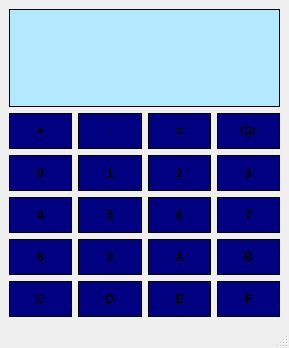
<?xml version="1.0" encoding="UTF-8"?>
<ui version="4.0">
 <class>Calculate</class>
 <widget class="QMainWindow" name="Calculate">
  <property name="geometry">
   <rect>
    <x>0</x>
    <y>0</y>
    <width>289</width>
    <height>348</height>
   </rect>
  </property>
  <property name="windowTitle">
   <string>Calculate</string>
  </property>
  <widget class="QWidget" name="centralwidget">
   <layout class="QGridLayout" name="gridLayout_2">
    <item row="1" column="1">
     <widget class="QPushButton" name="subtraction">
      <property name="styleSheet">
       <string notr="true">QPushButton{
	background-color: #000080;
	border: 1px solid;
	border-color:  rgb(0, 0, 0);
	font: bold 12px;
	padding: 10px;
}

QPushButton:pressed{
	background-color: #000080;
	border: 1px solid;
	border-color: rgb(0, 0, 0);
	font: bold 12px;
	padding: 10px;
}</string>
      </property>
      <property name="text">
       <string>-</string>
      </property>
     </widget>
    </item>
    <item row="4" column="0">
     <widget class="QPushButton" name="button8">
      <property name="styleSheet">
       <string notr="true">QPushButton{
	background-color: #000080;
	border: 1px solid;
	border-color:  rgb(0, 0, 0);
	font: bold 12px;
	padding: 10px;
}

QPushButton:pressed{
	background-color: #000080;
	border: 1px solid;
	border-color: rgb(0, 0, 0);
	font: bold 12px;
	padding: 10px;
}</string>
      </property>
      <property name="text">
       <string>8</string>
      </property>
     </widget>
    </item>
    <item row="5" column="1">
     <widget class="QPushButton" name="buttonD">
      <property name="styleSheet">
       <string notr="true">QPushButton{
	background-color: #000080;
	border: 1px solid;
	border-color:  rgb(0, 0, 0);
	font: bold 12px;
	padding: 10px;
}

QPushButton:pressed{
	background-color: #000080;
	border: 1px solid;
	border-color: rgb(0, 0, 0);
	font: bold 12px;
	padding: 10px;
}</string>
      </property>
      <property name="text">
       <string>D</string>
      </property>
     </widget>
    </item>
    <item row="3" column="2">
     <widget class="QPushButton" name="button6">
      <property name="styleSheet">
       <string notr="true">QPushButton{
	background-color: #000080;
	border: 1px solid;
	border-color:  rgb(0, 0, 0);
	font: bold 12px;
	padding: 10px;
}

QPushButton:pressed{
	background-color: #000080;
	border: 1px solid;
	border-color: rgb(0, 0, 0);
	font: bold 12px;
	padding: 10px;
}</string>
      </property>
      <property name="text">
       <string>6</string>
      </property>
     </widget>
    </item>
    <item row="0" column="0" colspan="4">
     <widget class="QLineEdit" name="Display">
      <property name="sizePolicy">
       <sizepolicy hsizetype="Preferred" vsizetype="Expanding">
        <horstretch>0</horstretch>
        <verstretch>0</verstretch>
       </sizepolicy>
      </property>
      <property name="styleSheet">
       <string notr="true">QLineEdit{
	border: 1px solid;
	background-color: rgb(178, 233, 255);
	border-color: rgb(0, 0, 0);
}</string>
      </property>
     </widget>
    </item>
    <item row="5" column="2">
     <widget class="QPushButton" name="buttonE">
      <property name="styleSheet">
       <string notr="true">QPushButton{
	background-color: #000080;
	border: 1px solid;
	border-color:  rgb(0, 0, 0);
	font: bold 12px;
	padding: 10px;
}

QPushButton:pressed{
	background-color: #000080;
	border: 1px solid;
	border-color: rgb(0, 0, 0);
	font: bold 12px;
	padding: 10px;
}</string>
      </property>
      <property name="text">
       <string>E</string>
      </property>
     </widget>
    </item>
    <item row="3" column="0">
     <widget class="QPushButton" name="button4">
      <property name="styleSheet">
       <string notr="true">QPushButton{
	background-color: #000080;
	border: 1px solid;
	border-color:  rgb(0, 0, 0);
	font: bold 12px;
	padding: 10px;
}

QPushButton:pressed{
	background-color: #000080;
	border: 1px solid;
	border-color: rgb(0, 0, 0);
	font: bold 12px;
	padding: 10px;
}</string>
      </property>
      <property name="text">
       <string>4</string>
      </property>
     </widget>
    </item>
    <item row="2" column="1">
     <widget class="QPushButton" name="button1">
      <property name="styleSheet">
       <string notr="true">QPushButton{
	background-color: #000080;
	border: 1px solid;
	border-color:  rgb(0, 0, 0);
	font: bold 12px;
	padding: 10px;
}

QPushButton:pressed{
	background-color: #000080;
	border: 1px solid;
	border-color: rgb(0, 0, 0);
	font: bold 12px;
	padding: 10px;
}</string>
      </property>
      <property name="text">
       <string>1</string>
      </property>
     </widget>
    </item>
    <item row="1" column="2">
     <widget class="QPushButton" name="equals">
      <property name="styleSheet">
       <string notr="true">QPushButton{
	background-color: #000080;
	border: 1px solid;
	border-color:  rgb(0, 0, 0);
	font: bold 12px;
	padding: 10px;
}

QPushButton:pressed{
	background-color: #000080;
	border: 1px solid;
	border-color: rgb(0, 0, 0);
	font: bold 12px;
	padding: 10px;
}</string>
      </property>
      <property name="text">
       <string>=</string>
      </property>
     </widget>
    </item>
    <item row="4" column="3">
     <widget class="QPushButton" name="buttonB">
      <property name="styleSheet">
       <string notr="true">QPushButton{
	background-color: #000080;
	border: 1px solid;
	border-color:  rgb(0, 0, 0);
	font: bold 12px;
	padding: 10px;
}

QPushButton:pressed{
	background-color: #000080;
	border: 1px solid;
	border-color: rgb(0, 0, 0);
	font: bold 12px;
	padding: 10px;
}</string>
      </property>
      <property name="text">
       <string>B</string>
      </property>
     </widget>
    </item>
    <item row="2" column="0">
     <widget class="QPushButton" name="button0">
      <property name="styleSheet">
       <string notr="true">QPushButton{
	background-color: #000080;
	border: 1px solid;
	border-color:  rgb(0, 0, 0);
	font: bold 12px;
	padding: 10px;
}

QPushButton:pressed{
	background-color: #000080;
	border: 1px solid;
	border-color: rgb(0, 0, 0);
	font: bold 12px;
	padding: 10px;
}</string>
      </property>
      <property name="text">
       <string>0</string>
      </property>
     </widget>
    </item>
    <item row="5" column="3">
     <widget class="QPushButton" name="buttonF">
      <property name="styleSheet">
       <string notr="true">QPushButton{
	background-color: #000080;
	border: 1px solid;
	border-color:  rgb(0, 0, 0);
	font: bold 12px;
	padding: 10px;
}

QPushButton:pressed{
	background-color: #000080;
	border: 1px solid;
	border-color: rgb(0, 0, 0);
	font: bold 12px;
	padding: 10px;
}</string>
      </property>
      <property name="text">
       <string>F</string>
      </property>
     </widget>
    </item>
    <item row="3" column="3">
     <widget class="QPushButton" name="button7">
      <property name="styleSheet">
       <string notr="true">QPushButton{
	background-color: #000080;
	border: 1px solid;
	border-color:  rgb(0, 0, 0);
	font: bold 12px;
	padding: 10px;
}

QPushButton:pressed{
	background-color: #000080;
	border: 1px solid;
	border-color: rgb(0, 0, 0);
	font: bold 12px;
	padding: 10px;
}</string>
      </property>
      <property name="text">
       <string>7</string>
      </property>
     </widget>
    </item>
    <item row="2" column="3">
     <widget class="QPushButton" name="button3">
      <property name="styleSheet">
       <string notr="true">QPushButton{
	background-color: #000080;
	border: 1px solid;
	border-color:  rgb(0, 0, 0);
	font: bold 12px;
	padding: 10px;
}

QPushButton:pressed{
	background-color: #000080;
	border: 1px solid;
	border-color: rgb(0, 0, 0);
	font: bold 12px;
	padding: 10px;
}</string>
      </property>
      <property name="text">
       <string>3</string>
      </property>
     </widget>
    </item>
    <item row="4" column="2">
     <widget class="QPushButton" name="buttonA">
      <property name="styleSheet">
       <string notr="true">QPushButton{
	background-color: #000080;
	border: 1px solid;
	border-color:  rgb(0, 0, 0);
	font: bold 12px;
	padding: 10px;
}

QPushButton:pressed{
	background-color: #000080;
	border: 1px solid;
	border-color: rgb(0, 0, 0);
	font: bold 12px;
	padding: 10px;
}</string>
      </property>
      <property name="text">
       <string>A</string>
      </property>
     </widget>
    </item>
    <item row="3" column="1">
     <widget class="QPushButton" name="button5">
      <property name="styleSheet">
       <string notr="true">QPushButton{
	background-color: #000080;
	border: 1px solid;
	border-color:  rgb(0, 0, 0);
	font: bold 12px;
	padding: 10px;
}

QPushButton:pressed{
	background-color: #000080;
	border: 1px solid;
	border-color: rgb(0, 0, 0);
	font: bold 12px;
	padding: 10px;
}</string>
      </property>
      <property name="text">
       <string>5</string>
      </property>
     </widget>
    </item>
    <item row="4" column="1">
     <widget class="QPushButton" name="button9">
      <property name="styleSheet">
       <string notr="true">QPushButton{
	background-color: #000080;
	border: 1px solid;
	border-color:  rgb(0, 0, 0);
	font: bold 12px;
	padding: 10px;
}

QPushButton:pressed{
	background-color: #000080;
	border: 1px solid;
	border-color: rgb(0, 0, 0);
	font: bold 12px;
	padding: 10px;
}</string>
      </property>
      <property name="text">
       <string>9</string>
      </property>
     </widget>
    </item>
    <item row="5" column="0">
     <widget class="QPushButton" name="buttonC">
      <property name="styleSheet">
       <string notr="true">QPushButton{
	background-color: #000080;
	border: 1px solid;
	border-color:  rgb(0, 0, 0);
	font: bold 12px;
	padding: 10px;
}

QPushButton:pressed{
	background-color: #000080;
	border: 1px solid;
	border-color: rgb(0, 0, 0);
	font: bold 12px;
	padding: 10px;
}</string>
      </property>
      <property name="text">
       <string>C</string>
      </property>
     </widget>
    </item>
    <item row="2" column="2">
     <widget class="QPushButton" name="button2">
      <property name="styleSheet">
       <string notr="true">QPushButton{
	background-color: #000080;
	border: 1px solid;
	border-color:  rgb(0, 0, 0);
	font: bold 12px;
	padding: 10px;
}

QPushButton:pressed{
	background-color: #000080;
	border: 1px solid;
	border-color: rgb(0, 0, 0);
	font: bold 12px;
	padding: 10px;
}</string>
      </property>
      <property name="text">
       <string>2</string>
      </property>
     </widget>
    </item>
    <item row="1" column="3">
     <widget class="QPushButton" name="clear">
      <property name="styleSheet">
       <string notr="true">QPushButton{
	background-color: #000080;
	border: 1px solid;
	border-color:  rgb(0, 0, 0);
	font: bold 12px;
	padding: 10px;
}

QPushButton:pressed{
	background-color: #000080;
	border: 1px solid;
	border-color: rgb(0, 0, 0);
	font: bold 12px;
	padding: 10px;
}</string>
      </property>
      <property name="text">
       <string>Clr</string>
      </property>
     </widget>
    </item>
    <item row="1" column="0">
     <widget class="QPushButton" name="addition">
      <property name="cursor">
       <cursorShape>ArrowCursor</cursorShape>
      </property>
      <property name="styleSheet">
       <string notr="true">QPushButton{
	background-color: #000080;
	border: 1px solid;
	border-color:  rgb(0, 0, 0);
	font: bold 12px;
	padding: 10px;
}

QPushButton:pressed{
	background-color: #000080;
	border: 1px solid;
	border-color: rgb(0, 0, 0);
	font: bold 12px;
	padding: 10px;
}</string>
      </property>
      <property name="text">
       <string>+</string>
      </property>
     </widget>
    </item>
   </layout>
  </widget>
  <widget class="QMenuBar" name="menubar">
   <property name="geometry">
    <rect>
     <x>0</x>
     <y>0</y>
     <width>289</width>
     <height>22</height>
    </rect>
   </property>
  </widget>
  <widget class="QStatusBar" name="statusbar"/>
 </widget>
 <resources/>
 <connections/>
</ui>
